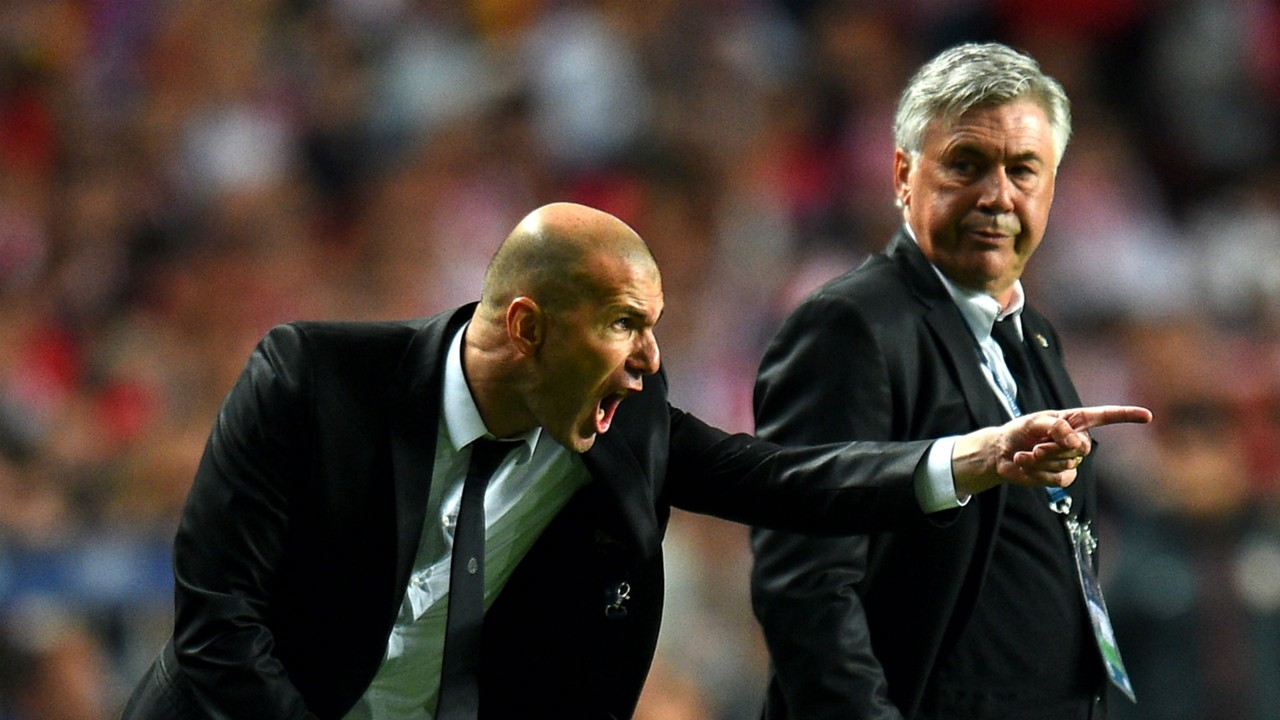
#> input picture Topic 6. Model Inference/inference-triton/yolov5/data/images/zidane.jpg, 1280 x 720 px, found by its file name
$ jupyter execute --allow-errors jetson-calls.ipynb
#> lines starting #> are read from the running program, lines starting #| are printed output that depends on the picture
[cell 1]
import time

import numpy as np
import cv2
import matplotlib.pyplot as plt

import tritonclient.grpc as grpcclient


def plot(src, cmap=None, title=None, size=(10, 10)):
    %matplotlib inline
    plt.rcParams['figure.figsize'] = size
    plt.imshow(src, cmap)
    plt.title(title)

[cell 2]
triton_url = "10.10.66.133:8001"

#> (the rest of this cell did not finish here and is left out)

[cell 3]
img = cv2.imread('zidane.jpg')[:,:,::-1]
print(img.shape)
#| (720, 1280, 3)

plot(img)

[cell 4]
def letterbox(im, new_shape=(640, 640), color=(114, 114, 114), auto=False, scaleFill=False, scaleup=True, stride=32):
    # Resize and pad image while meeting stride-multiple constraints
    shape = im.shape[:2]  # current shape [height, width]
    if isinstance(new_shape, int):
        new_shape = (new_shape, new_shape)

    # Scale ratio (new / old)
    r = min(new_shape[0] / shape[0], new_shape[1] / shape[1])
    if not scaleup:  # only scale down, do not scale up (for better val mAP)
        r = min(r, 1.0)

    # Compute padding
    ratio = r, r  # width, height ratios
    new_unpad = int(round(shape[1] * r)), int(round(shape[0] * r))
    dw, dh = new_shape[1] - new_unpad[0], new_shape[0] - new_unpad[1]  # wh padding
    if auto:  # minimum rectangle
        dw, dh = np.mod(dw, stride), np.mod(dh, stride)  # wh padding
    elif scaleFill:  # stretch
        dw, dh = 0.0, 0.0
        new_unpad = (new_shape[1], new_shape[0])
        ratio = new_shape[1] / shape[1], new_shape[0] / shape[0]  # width, height ratios

    dw /= 2  # divide padding into 2 sides
    dh /= 2

    if shape[::-1] != new_unpad:  # resize
        im = cv2.resize(im, new_unpad, interpolation=cv2.INTER_LINEAR)
    top, bottom = int(round(dh - 0.1)), int(round(dh + 0.1))
    left, right = int(round(dw - 0.1)), int(round(dw + 0.1))
    im = cv2.copyMakeBorder(im, top, bottom, left, right, cv2.BORDER_CONSTANT, value=color)  # add border
    return im, ratio, (dw, dh)


def batch_preprocessing(img_list: list) -> np.ndarray:
    batch = []

    for img in img_list:
        img = letterbox(img)[0]
        img = img.astype(np.float32)
        img = img.transpose(2, 0, 1)
        img /= 255
        batch.append(img)
#> this loop made 1 pass
#> (shape in letterbox, r in letterbox, dw in letterbox, dh in letterbox, top in letterbox, bottom in letterbox) on pass 1: ((720, 1280), 0.5, 0, 140, 140, 140)
#> pass 1, in letterbox, `im = cv2.resize(im, new_unpad, interpolation=cv2.INTER_LINEAR)`:
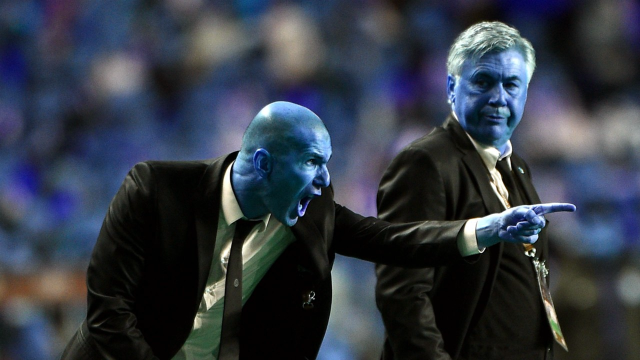
#> im: shape (360, 640, 3); mean of channels 0, 1, 2 69.5, 58.4, 51.6; drawn as B, G, R
#> pass 1, in letterbox, `im = cv2.copyMakeBorder(im, top, bottom, left, right, cv2.BORDER_CONST..`:
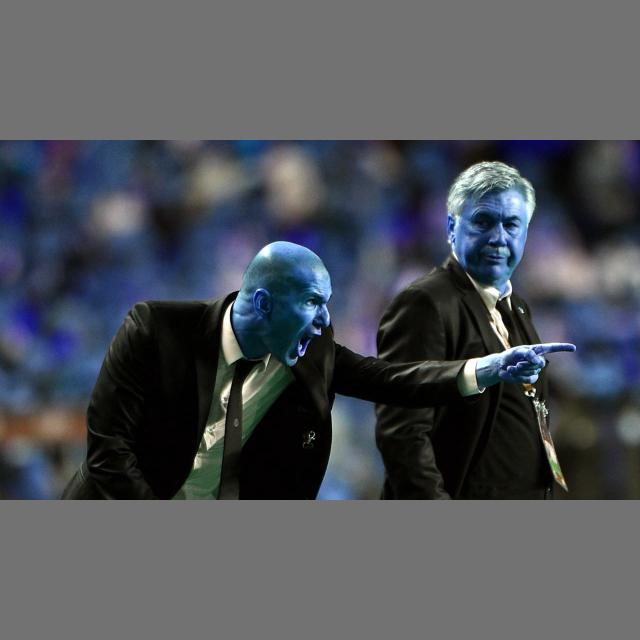
#> im: shape (640, 640, 3); mean of channels 0, 1, 2 89, 82.7, 78.9; drawn as B, G, R
#> after the loop, batch = 1 item
    return np.array(batch)

[cell 5]
batch = batch_preprocessing([img])
print(batch.shape)
#| (1, 3, 640, 640)

inputs = []
inputs.append(grpcclient.InferInput("images", batch.shape, "FP32"))
#> (this line was passed over: tritonclient is not available in this run)
